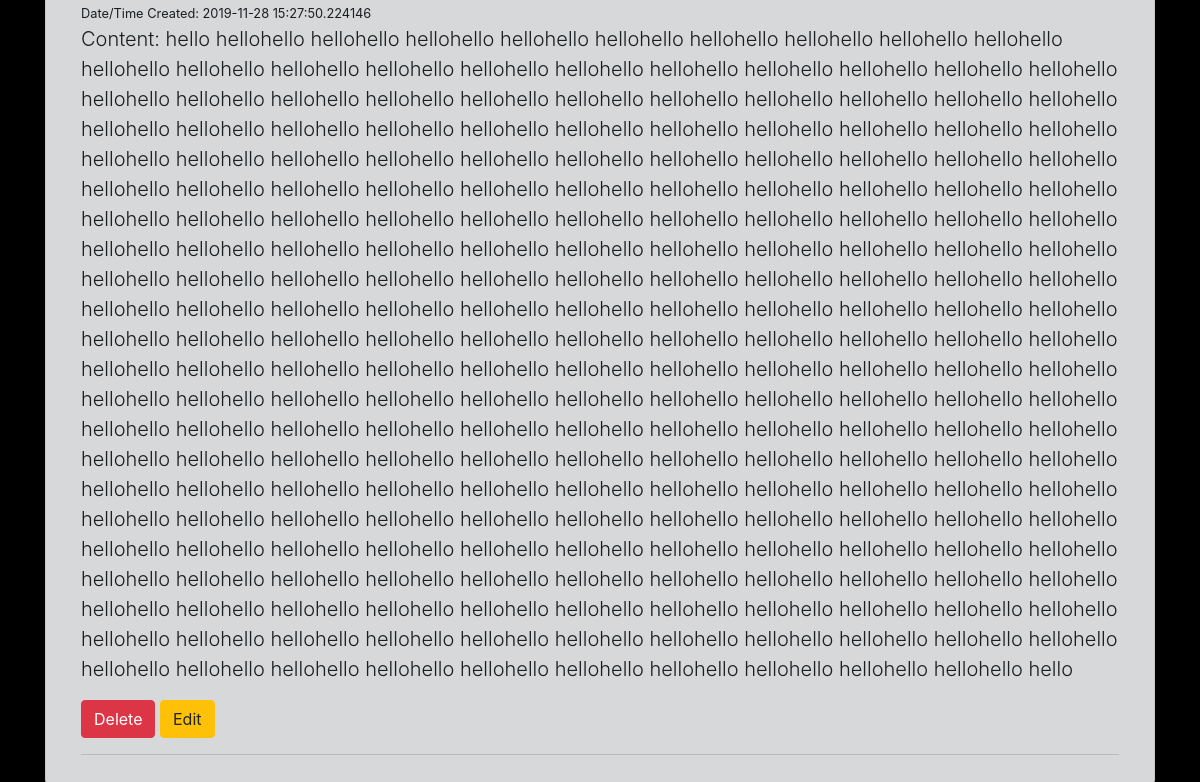
/posts (lower part), run on an earlier commit of the app's database.
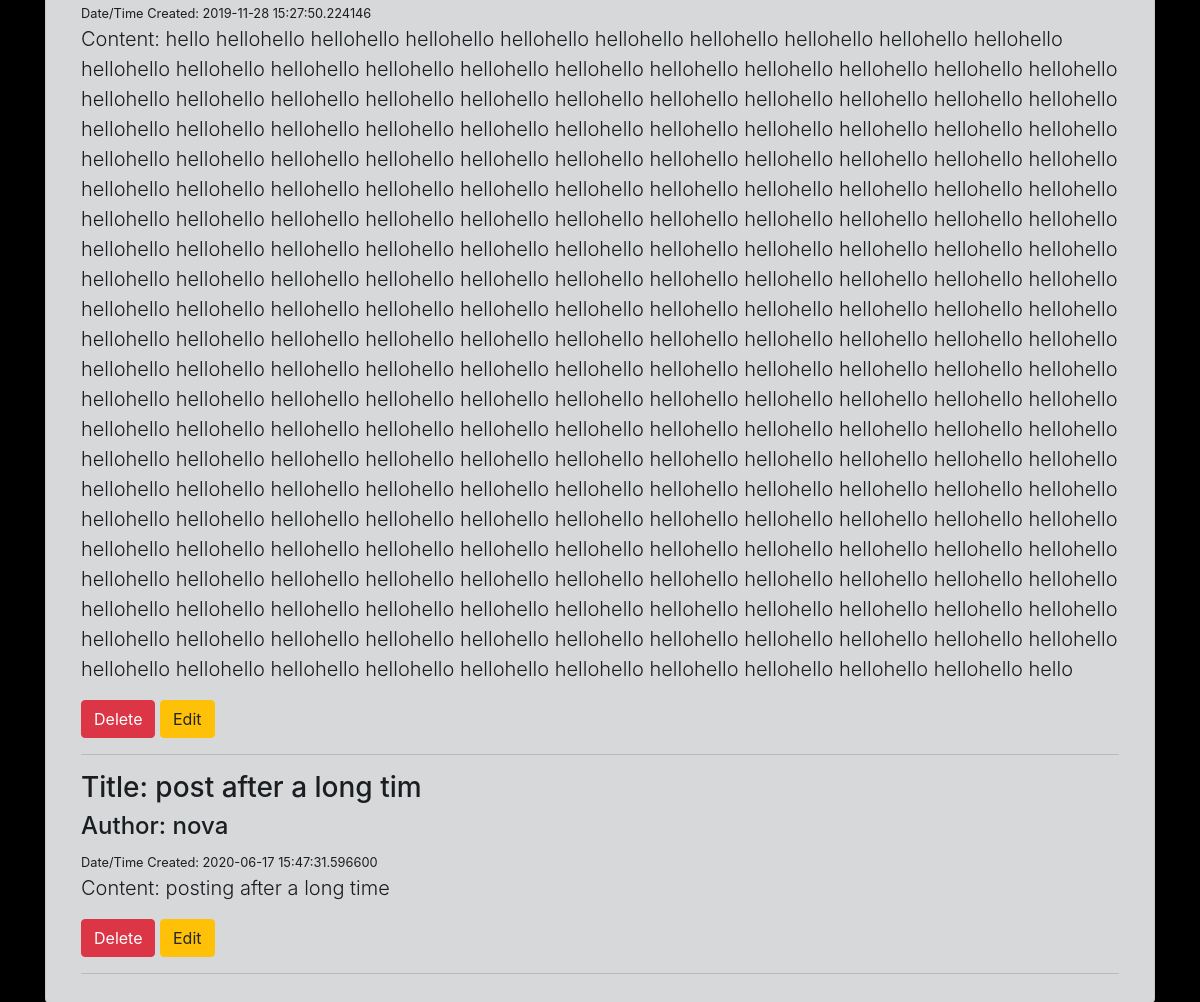
And on a later commit of the database.
### app.py (models this page shows, shortened)
class BlogPost(db.Model):
    id = db.Column(db.Integer, primary_key=True)
    title = db.Column(db.String(256), nullable=False)  # this is a required field.
    content = db.Column(db.Text, nullable=False)  # this is a required field.
    author = db.Column(db.String(128), nullable=False, default="N/A")
    date_created = db.Column(db.DateTime, nullable=False, default=datetime.utcnow)

### app.py (the view)
@app.route("/posts", methods=["GET", "POST"])
def posts():
    if request.method == "POST":
        post_title = request.form["title"]
        post_content = request.form["content"]
        post_author = request.form["author"]
        new_post = BlogPost(title=post_title, content=post_content, author=post_author)
        db.session.add(new_post)  # session.add only saves the data for temporary use.
        db.session.commit()  # to save the data always commit the database.
        return redirect("/posts")
    else:
        all_posts = BlogPost.query.order_by(BlogPost.date_created).all()
    return render_template("posts.html", posts=all_posts)

### templates/posts.html (shortened to what this page needs)
{% extends 'base.html' %}
{% block body %}
<br>
<div class="alert alert-dark">
    <div class="container">
        {% for post in posts %}
        <h3>Title: {{ post.title }}</h3>
        {% if post.author %}
        <h4>Author: {{ post.author }} </h4>
        <small>Date/Time Created: {{post.date_created}}</small>
        {%else%}
        <h4>Author: N/A</h4>
        {%endif%}
        <p class="lead">Content: {{ post.content }}</p>
        <a button type="button" class="btn btn-danger" href="/posts/delete/{{post.id}}">Delete</a>
        <a button type="button" class="btn btn-warning" href="/posts/edit/{{post.id}}">Edit</a>
        <hr>
        {% endfor %}
        {% endblock %}

What changed in the data, as far as the page shows it:
added BlogPost: title "post after a long tim", author "nova", date_created "2020-06-17 15:47:31.596600", content "posting after a long time"
